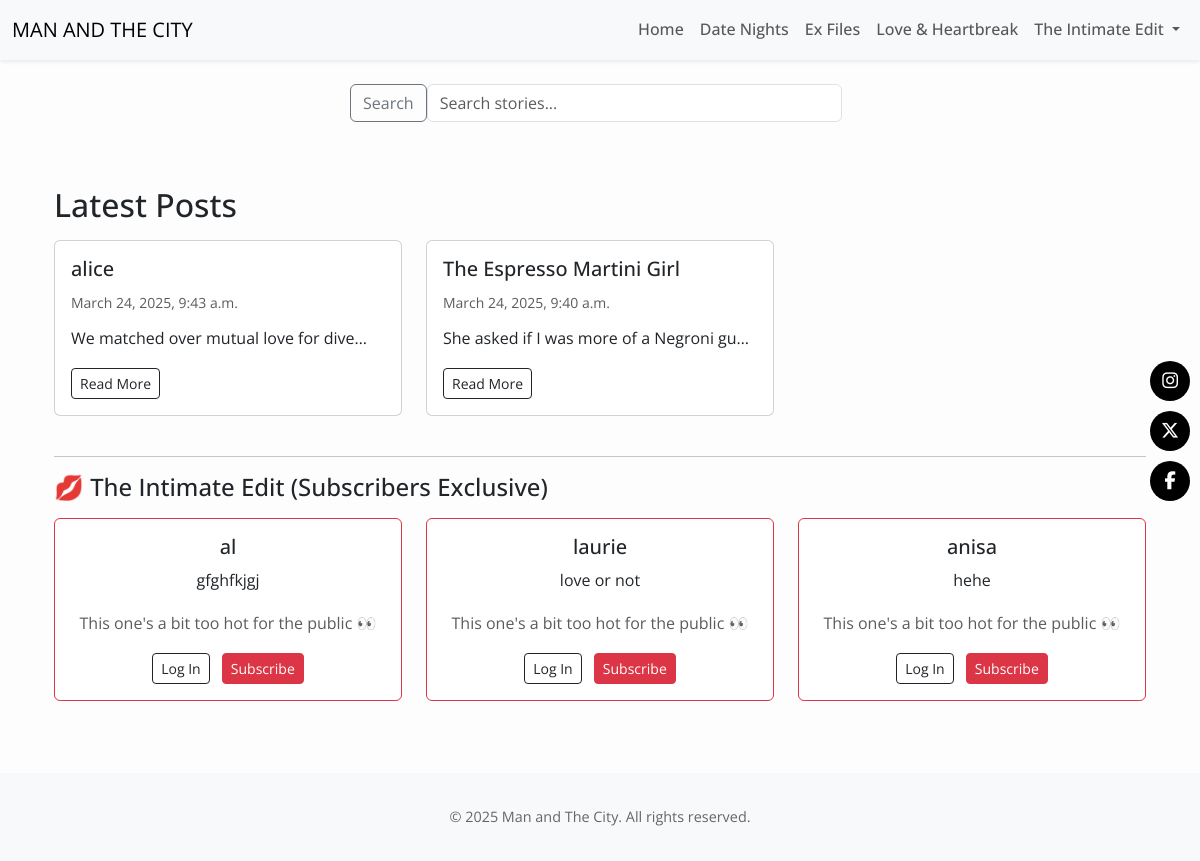
The page / on the database its author committed.
### posts/models.py (models this page shows, shortened)
class Post(models.Model):
    CATEGORY_CHOICES = [
        ('date', 'Date Night'),
        ('ex', 'Ex Files'),
        ('fun', 'Love & Laughs'),
        ('intimate', 'The Intimate Edit'),
    ]
    title = models.CharField(max_length=200)
    slug = models.SlugField(unique=True)
    date = models.DateTimeField(default=timezone.now)
    category = models.CharField(max_length=20, choices=CATEGORY_CHOICES)
    intro = models.TextField(blank=True)
    content = RichTextUploadingField()
    is_premium = models.BooleanField(default=False)
    image = models.ImageField(upload_to='post_images/', blank=True, null=True)
    chemistry_rating = models.IntegerField(default=0)
    banter_rating = models.IntegerField(default=0)
    looks_rating = models.IntegerField(default=0)
    vibe_rating = models.IntegerField(default=0)

### core/views.py (the view)
# urls.py: path('', homepage, name='home'),
def homepage(request):
    public_posts = Post.objects.filter(is_premium=False).order_by('-date')[:6]
    premium_posts = Post.objects.filter(is_premium=True).order_by('-date')[:3]
    return render(request, 'core/homepage.html', {
        'posts': public_posts,
        'premium_teasers': premium_posts,
    })

### core/templates/core/homepage.html (shortened to what this page needs)
{% extends 'base.html' %}
{% block content %}
<div class="container my-4">
  <h2 class="mb-3">Latest Posts</h2>
  <div class="row">
    {% for post in posts %}
    <div class="col-md-4 mb-4">
      <div class="card h-100">
        <div class="card-body">
          <h5 class="card-title">{{ post.title }}</h5>
          <small class="text-muted">{{ post.date }}</small>
          <p class="card-text intro-clamp mt-2">{{ post.intro }}</p>
          <a href="{% url 'posts:post_detail' slug=post.slug %}" class="btn btn-outline-dark btn-sm">Read More</a>
        </div>
      </div>
    </div>
    {% endfor %}
  </div>
  <hr>
  <h4 class="mb-3">💋 The Intimate Edit (Subscribers Exclusive)</h4>
  <div class="row">
    {% for post in premium_teasers %}
    <div class="col-md-4 mb-4">
      <div class="card border-danger h-100 text-center">
        <div class="card-body">
          <h5 class="card-title">{{ post.title }}</h5>
          <p class="card-text intro-clamp">{{ post.intro }}</p>
          {% if user.is_authenticated %}
            <p class="card-text text-muted">Exclusive post for subscribers 🔥</p>
            <a href="{% url 'posts:post_detail' slug=post.slug %}" class="btn btn-outline-dark btn-sm">Read More</a>
          {% else %}
            <p class="card-text text-muted">This one's a bit too hot for the public 👀</p>
            <a href="{% url 'account_login' %}" class="btn btn-sm btn-outline-dark me-2">Log In</a>
            <a href="{% url 'posts:subscribe_tease' %}" class="btn btn-sm btn-danger">Subscribe</a>
          {% endif %}
        </div>
      </div>
    </div>
    {% endfor %}
  </div>
</div>
{% endblock %}

### static/css/styles.css (style rules this page uses)
body { font-family: 'Georgia', serif; background-color: #fdfdfd; }
body { font-family: 'Open Sans', sans-serif; font-size: 1rem; line-height: 1.7; color: #212529; }

### core/templates/core/homepage.html (style rules this page uses)
.intro-clamp { display: -webkit-box; -webkit-line-clamp: 1; -webkit-box-orient: vertical; overflow: hidden; }

### rows shown on the page
Post: title "alice", date "March 24, 2025, 9:43 a.m.", intro "We matched over mutual love for…"
Post: title "The Espresso Martini Girl", date "March 24, 2025, 9:40 a.m.", intro "She asked if I was more of a Negroni…"
Post: title "al", intro "gfghfkjgj"
Post: title "laurie", intro "love or not"
Post: title "anisa", intro "hehe"
